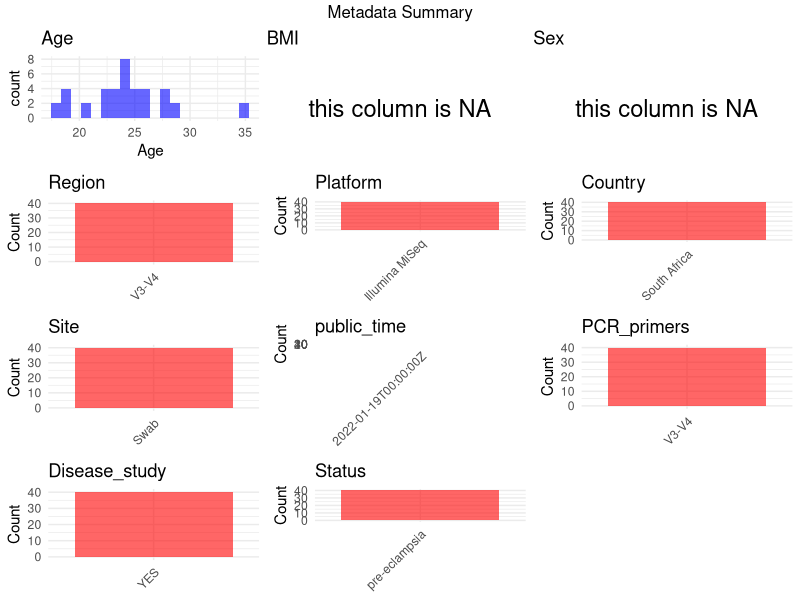

R code for this plot:
## ---- chunk 1
# Load necessary libraries
library(dplyr)
library(ggplot2)
library(gridExtra)

# Set working directory (update this path to your local directory)
setwd("D:/oral_project/PRJNA798597")

# Read the initial metadata files
initial_meta<-read.csv("SraRunTable.csv",header = T)

# Combine the two metadata files
#meta <- rbind(initial_meta, initial_meta1)

#Remove entries where Organism is "gut metagenome" (non-oral samples)
initial_meta <- subset(initial_meta,env_broad_scale!= "Oral microbiome")

# Check the number of samples containing "HT" in Sample.Name (e.g., healthy controls)
#nrow(subset(meta, grepl("HT", Sample.Name)))

# Display the first few rows of the metadata
head(initial_meta)
## ---- chunk 2
# Create a uniform metadata dataframe
metadata <- data.frame(
  BioProject = initial_meta$BioProject,
  Run = initial_meta$Run,
  sample_name = initial_meta$Sample.Name,
  Age = initial_meta$AGE,
  BMI = NA,
  Sex=NA,
  Region = "V3-V4",
  Platform = initial_meta$Instrument,
  Country = initial_meta$geo_loc_name_country,
  Site = initial_meta$env_medium,
  public_time = initial_meta$ReleaseDate,
  stringsAsFactors = FALSE
)
## ---- chunk 3
# Add information obtained from the publication
metadata$PCR_primers <- "V3-V4"
metadata$title <- "Diversity of the gut, vaginal and oral microbiome among pregnant women in South Africa with and without pre-eclampsia"
metadata$Disease_study <- "YES"
# Assign disease status based on sample_name patterns
metadata$Status <- "pre-eclampsia"
## ---- chunk 4
# Check the number of unique runs and sample names
print(paste("Number of unique runs:", length(unique(metadata$Run))))
print(paste("Number of unique sample names:", length(unique(metadata$sample_name))))
## ---- chunk 5
# Select columns for visualization
plot_data <- metadata %>%
  select(-BioProject, -Run, -sample_name, -title)

# Function to create simple plots for each column
create_simple_plots <- function(data) {
  plots <- list()
  
  for (col in colnames(data)) {
    # Check if the column is all NA
    if (all(is.na(data[[col]]))) {
      # Create an empty plot with text indicating all NA
      p <- ggplot() +
        annotate("text", x = 0.5, y = 0.5, label = "this column is NA", size = 6) +
        labs(title = col) +
        theme_void()
    } else if (is.numeric(data[[col]])) {
      # Numeric variable: histogram
      p <- ggplot(data, aes(x = .data[[col]])) +
        geom_histogram(fill = "blue", alpha = 0.6, bins = 20, na.rm = TRUE) +
        labs(title = col) +
        theme_minimal()
    } else {
      # Categorical variable: bar plot (remove NA values)
      count_data <- as.data.frame(table(data[[col]], useNA = "ifany"))
      p <- ggplot(count_data, aes(x = reorder(Var1, -Freq), y = Freq)) +
        geom_col(fill = "red", alpha = 0.6) +
        labs(title = col, x = NULL, y = "Count") +
        theme_minimal() +
        theme(axis.text.x = element_text(angle = 45, hjust = 1))
    }
    plots[[col]] <- p
  }
  
  return(plots)
}

# Generate and arrange plots
plots <- create_simple_plots(plot_data)
grid.arrange(grobs = plots, ncol = 3, top = "Metadata Summary")
## ---- chunk 6
# Reorder columns to match the desired format
metadata <- metadata[, c(
  "BioProject", "Run", "sample_name", "Age", "BMI", "Sex", 
  "Region", "Platform", "Country", "Site", "public_time", 
  "PCR_primers", "title", "Disease_study", "Status"
)]

# Export the uniform metadata to a CSV file
write.csv(metadata, file = "metadata.csv", quote = FALSE)
